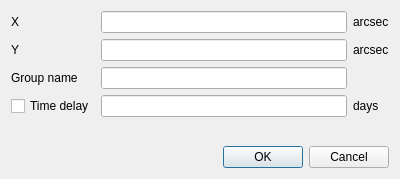
<?xml version="1.0" encoding="UTF-8"?>
<ui version="4.0">
 <class>PointInfoDialog</class>
 <widget class="QDialog" name="PointInfoDialog">
  <property name="geometry">
   <rect>
    <x>0</x>
    <y>0</y>
    <width>400</width>
    <height>179</height>
   </rect>
  </property>
  <property name="windowTitle">
   <string>Point information</string>
  </property>
  <layout class="QGridLayout" name="gridLayout_2">
   <item row="0" column="0">
    <layout class="QVBoxLayout" name="verticalLayout">
     <item>
      <layout class="QGridLayout" name="gridLayout">
       <item row="0" column="0">
        <widget class="QLabel" name="label_3">
         <property name="text">
          <string>X</string>
         </property>
        </widget>
       </item>
       <item row="0" column="1">
        <widget class="DoubleLineEdit" name="m_xEdit"/>
       </item>
       <item row="0" column="2">
        <widget class="QLabel" name="label_5">
         <property name="text">
          <string>arcsec</string>
         </property>
        </widget>
       </item>
       <item row="1" column="0">
        <widget class="QLabel" name="label_4">
         <property name="text">
          <string>Y</string>
         </property>
        </widget>
       </item>
       <item row="1" column="1">
        <widget class="DoubleLineEdit" name="m_yEdit"/>
       </item>
       <item row="1" column="2">
        <widget class="QLabel" name="label_6">
         <property name="text">
          <string>arcsec</string>
         </property>
        </widget>
       </item>
       <item row="2" column="0">
        <widget class="QLabel" name="label_2">
         <property name="text">
          <string>Group name</string>
         </property>
        </widget>
       </item>
       <item row="2" column="1">
        <widget class="QLineEdit" name="m_groupName"/>
       </item>
       <item row="3" column="0">
        <widget class="QCheckBox" name="m_tdCheckBox">
         <property name="text">
          <string>Time delay</string>
         </property>
        </widget>
       </item>
       <item row="3" column="1">
        <widget class="DoubleLineEdit" name="m_tdEdit"/>
       </item>
       <item row="3" column="2">
        <widget class="QLabel" name="label">
         <property name="text">
          <string>days</string>
         </property>
        </widget>
       </item>
      </layout>
     </item>
     <item>
      <spacer name="verticalSpacer">
       <property name="orientation">
        <enum>Qt::Vertical</enum>
       </property>
       <property name="sizeHint" stdset="0">
        <size>
         <width>20</width>
         <height>40</height>
        </size>
       </property>
      </spacer>
     </item>
     <item>
      <layout class="QHBoxLayout" name="horizontalLayout">
       <item>
        <spacer name="horizontalSpacer">
         <property name="orientation">
          <enum>Qt::Horizontal</enum>
         </property>
         <property name="sizeHint" stdset="0">
          <size>
           <width>40</width>
           <height>20</height>
          </size>
         </property>
        </spacer>
       </item>
       <item>
        <widget class="QDialogButtonBox" name="buttonBox">
         <property name="orientation">
          <enum>Qt::Horizontal</enum>
         </property>
         <property name="standardButtons">
          <set>QDialogButtonBox::Cancel|QDialogButtonBox::Ok</set>
         </property>
        </widget>
       </item>
      </layout>
     </item>
    </layout>
   </item>
  </layout>
 </widget>
 <customwidgets>
  <customwidget>
   <class>DoubleLineEdit</class>
   <extends>QLineEdit</extends>
   <header>doublelineedit.h</header>
  </customwidget>
 </customwidgets>
 <tabstops>
  <tabstop>m_xEdit</tabstop>
  <tabstop>m_yEdit</tabstop>
  <tabstop>m_groupName</tabstop>
  <tabstop>m_tdCheckBox</tabstop>
  <tabstop>m_tdEdit</tabstop>
 </tabstops>
 <resources/>
 <connections>
  <connection>
   <sender>buttonBox</sender>
   <signal>accepted()</signal>
   <receiver>PointInfoDialog</receiver>
   <slot>accept()</slot>
   <hints>
    <hint type="sourcelabel">
     <x>248</x>
     <y>254</y>
    </hint>
    <hint type="destinationlabel">
     <x>157</x>
     <y>274</y>
    </hint>
   </hints>
  </connection>
  <connection>
   <sender>buttonBox</sender>
   <signal>rejected()</signal>
   <receiver>PointInfoDialog</receiver>
   <slot>reject()</slot>
   <hints>
    <hint type="sourcelabel">
     <x>316</x>
     <y>260</y>
    </hint>
    <hint type="destinationlabel">
     <x>286</x>
     <y>274</y>
    </hint>
   </hints>
  </connection>
 </connections>
</ui>
